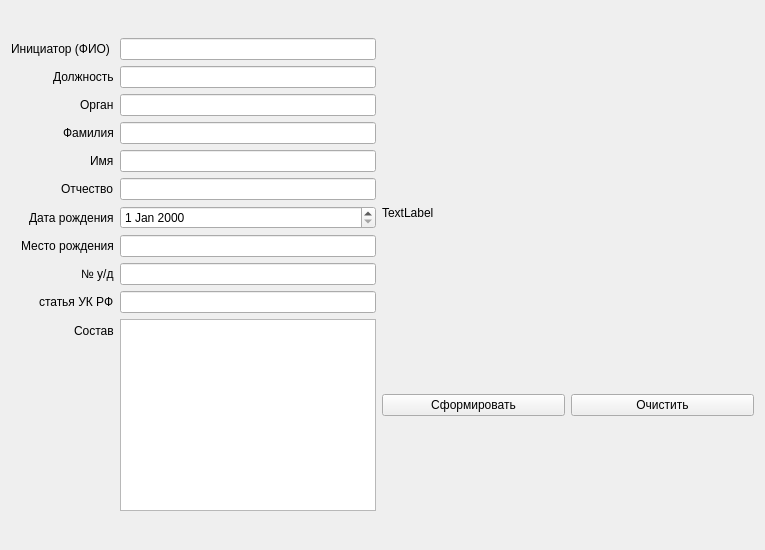
<?xml version="1.0" encoding="UTF-8"?>
<ui version="4.0">
 <class>Form</class>
 <widget class="QWidget" name="Form">
  <property name="geometry">
   <rect>
    <x>0</x>
    <y>0</y>
    <width>765</width>
    <height>550</height>
   </rect>
  </property>
  <property name="windowTitle">
   <string>Form</string>
  </property>
  <layout class="QFormLayout" name="formLayout_2">
   <item row="0" column="0">
    <layout class="QFormLayout" name="formLayout">
     <property name="labelAlignment">
      <set>Qt::AlignRight|Qt::AlignTrailing|Qt::AlignVCenter</set>
     </property>
     <item row="0" column="0">
      <widget class="QLabel" name="label">
       <property name="text">
        <string>Инициатор (ФИО) </string>
       </property>
      </widget>
     </item>
     <item row="0" column="1">
      <widget class="QLineEdit" name="initiator"/>
     </item>
     <item row="1" column="0">
      <widget class="QLabel" name="label_2">
       <property name="text">
        <string>Должность</string>
       </property>
      </widget>
     </item>
     <item row="1" column="1">
      <widget class="QLineEdit" name="post"/>
     </item>
     <item row="2" column="0">
      <widget class="QLabel" name="label_3">
       <property name="text">
        <string>Орган</string>
       </property>
      </widget>
     </item>
     <item row="2" column="1">
      <widget class="QLineEdit" name="agency"/>
     </item>
     <item row="3" column="0">
      <widget class="QLabel" name="label_4">
       <property name="text">
        <string>Фамилия</string>
       </property>
      </widget>
     </item>
     <item row="3" column="1">
      <widget class="QLineEdit" name="surname"/>
     </item>
     <item row="4" column="0">
      <widget class="QLabel" name="label_5">
       <property name="text">
        <string>Имя</string>
       </property>
      </widget>
     </item>
     <item row="4" column="1">
      <widget class="QLineEdit" name="name"/>
     </item>
     <item row="5" column="0">
      <widget class="QLabel" name="label_6">
       <property name="text">
        <string>Отчество</string>
       </property>
      </widget>
     </item>
     <item row="5" column="1">
      <widget class="QLineEdit" name="middle_name"/>
     </item>
     <item row="6" column="0">
      <widget class="QLabel" name="label_7">
       <property name="text">
        <string>Дата рождения</string>
       </property>
      </widget>
     </item>
     <item row="6" column="1">
      <widget class="QDateEdit" name="date_of_birth"/>
     </item>
     <item row="7" column="0">
      <widget class="QLabel" name="label_8">
       <property name="text">
        <string>Место рождения</string>
       </property>
      </widget>
     </item>
     <item row="7" column="1">
      <widget class="QLineEdit" name="birthplace"/>
     </item>
     <item row="8" column="0">
      <widget class="QLabel" name="label_9">
       <property name="text">
        <string>№ у/д</string>
       </property>
      </widget>
     </item>
     <item row="8" column="1">
      <widget class="QLineEdit" name="case_number"/>
     </item>
     <item row="10" column="0">
      <widget class="QLabel" name="label_10">
       <property name="text">
        <string>Состав</string>
       </property>
      </widget>
     </item>
     <item row="10" column="1">
      <widget class="QPlainTextEdit" name="fable"/>
     </item>
     <item row="9" column="1">
      <widget class="QLineEdit" name="article"/>
     </item>
     <item row="9" column="0">
      <widget class="QLabel" name="label_11">
       <property name="text">
        <string>статья УК РФ</string>
       </property>
      </widget>
     </item>
    </layout>
   </item>
   <item row="0" column="1">
    <layout class="QVBoxLayout" name="verticalLayout">
     <item>
      <widget class="QLabel" name="qr_label">
       <property name="enabled">
        <bool>true</bool>
       </property>
       <property name="sizePolicy">
        <sizepolicy hsizetype="Fixed" vsizetype="Preferred">
         <horstretch>0</horstretch>
         <verstretch>0</verstretch>
        </sizepolicy>
       </property>
       <property name="minimumSize">
        <size>
         <width>350</width>
         <height>350</height>
        </size>
       </property>
       <property name="maximumSize">
        <size>
         <width>350</width>
         <height>350</height>
        </size>
       </property>
       <property name="text">
        <string>TextLabel</string>
       </property>
      </widget>
     </item>
     <item>
      <layout class="QHBoxLayout" name="horizontalLayout">
       <item>
        <widget class="QPushButton" name="form_button">
         <property name="text">
          <string>Сформировать</string>
         </property>
        </widget>
       </item>
       <item>
        <widget class="QPushButton" name="clear_button">
         <property name="text">
          <string>Очистить</string>
         </property>
        </widget>
       </item>
      </layout>
     </item>
    </layout>
   </item>
  </layout>
 </widget>
 <resources/>
 <connections/>
</ui>
